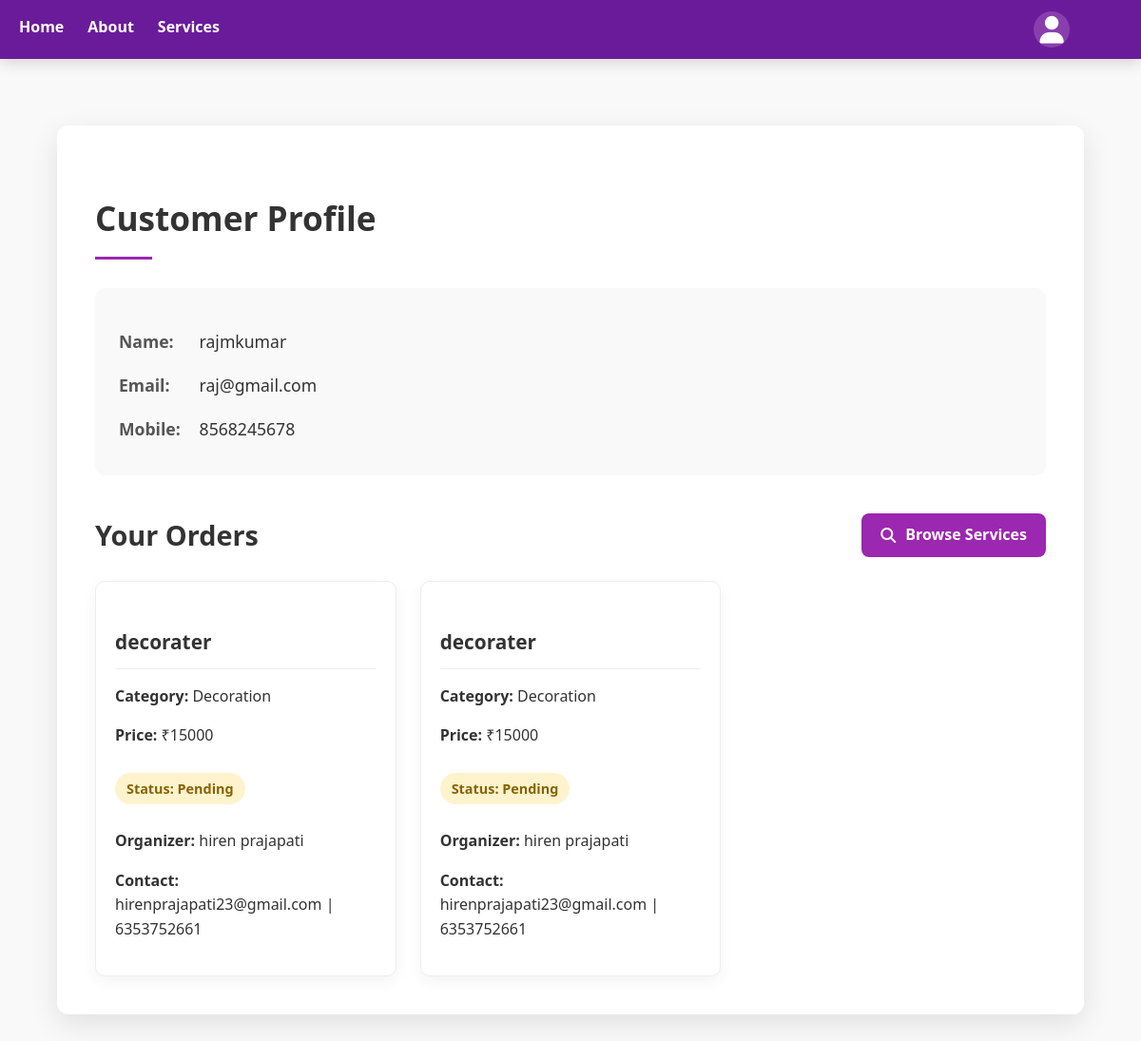
/profile/customer (signed in), run on the app's committed database.
### model.py (models this page shows)
class User(db.Model):
    id = db.Column(db.Integer, primary_key=True)
    role = db.Column(db.String(10))  # customer or organizer
    name = db.Column(db.String(100))
    email = db.Column(db.String(100), unique=True)
    mobile = db.Column(db.String(15))  # New field
    password = db.Column(db.String(200))

class Order(db.Model):
    id = db.Column(db.Integer, primary_key=True)
    customer_id = db.Column(db.Integer, db.ForeignKey('user.id'))
    service_id = db.Column(db.Integer, db.ForeignKey('service.id'))
    status = db.Column(db.String(20))
    service = db.relationship('Service', backref='orders')
    customer = db.relationship('User', backref='customer_orders')

class Service(db.Model):
    id = db.Column(db.Integer, primary_key=True)
    title = db.Column(db.String(100))
    category = db.Column(db.String(100))
    description = db.Column(db.Text)
    price = db.Column(db.Integer)
    image = db.Column(db.String(100))
    organizer_id = db.Column(db.Integer, db.ForeignKey('user.id'))
    organizer = db.relationship('User', backref='services')

### app.py (the view)
@app.route('/profile/customer')
def profile_customer():
    if 'user_id' not in session or session['role'] != 'customer':
        return redirect(url_for('login'))
    user = User.query.get(session['user_id'])
    orders = Order.query.filter_by(customer_id=user.id).all()
    return render_template('profile_customer.html', user=user, orders=orders)

### templates/profile_customer.html (shortened to what this page needs)
{% extends "layout.html" %}
{% block content %}
<div class="profile-container">
    <h2 class="profile-heading">Customer Profile</h2>
    <div class="profile-info">
        <p><strong>Name:</strong> {{ user.name }}</p>
        <p><strong>Email:</strong> {{ user.email }}</p>
        <p><strong>Mobile:</strong> {{ user.mobile }}</p>
    </div>
    <div class="section-header">
        <h3 class="section-heading">Your Orders</h3>
        <a href="{{ url_for('services') }}" class="action-button"><i class="fas fa-search"></i> Browse Services</a>
    </div>
    {% if orders %}
    <div class="orders-list">
        {% for order in orders %}
        <div class="order-card">
            <h4 class="order-title">{{ order.service.title }}</h4>
            <p><strong>Category:</strong> {{ order.service.category }}</p>
            <p><strong>Price:</strong> ₹{{ order.service.price }}</p>
            <p class="order-status {{ order.status.lower() }}"><strong>Status:</strong> {{ order.status }}</p>
            <p><strong>Organizer:</strong> {{ order.service.organizer.name }}</p>
            <p><strong>Contact:</strong> {{ order.service.organizer.email }} | {{ order.service.organizer.mobile }}</p>
        </div>
        {% endfor %}
    </div>
    {% else %}
    <p class="no-orders">No orders placed yet.</p>
    {% endif %}
</div>
{% endblock %}

### static/style.css (style rules this page uses)
body { margin: 0; font-family: 'Segoe UI', Tahoma, Geneva, Verdana, sans-serif; background-color: #f9f9f9; color: #333; line-height: 1.6; padding-top: 72px; }
.profile-container { max-width: 1000px; margin: 60px auto; padding: 40px; background-color: #fff; border-radius: 12px; box-shadow: 0 10px 30px rgba(0, 0, 0, 0.1); }
.profile-heading { font-size: 2.2rem; color: #333; margin-bottom: 30px; position: relative; padding-bottom: 15px; }
.profile-heading:after { content: ''; position: absolute; width: 60px; height: 3px; background-color: #9c27b0; bottom: 0; left: 0; }
.profile-info { background-color: #f9f9f9; border-radius: 10px; padding: 25px; margin-bottom: 40px; }
.profile-info p { margin-bottom: 10px; font-size: 1.1rem; }
.profile-info p strong { color: #555; display: inline-block; width: 80px; }
.section-header { display: flex; justify-content: space-between; align-items: center; margin-bottom: 25px; }
.section-heading { font-size: 1.8rem; color: #333; margin: 0; }
.action-button { display: inline-flex; align-items: center; gap: 10px; background-color: #9c27b0; color: white; padding: 10px 20px; border-radius: 8px; font-size: 1rem; font-weight: 600; text-decoration: none; transition: background-color 0.3s, transform 0.3s; }
.action-button i { font-size: 1rem; }
.orders-list, .services-list { display: grid; grid-template-columns: repeat(auto-fill, minmax(300px, 1fr)); gap: 25px; }
.order-card { background-color: #fff; border-radius: 10px; padding: 20px; box-shadow: 0 5px 15px rgba(0,0,0,0.05); transition: transform 0.3s ease, box-shadow 0.3s; border: 1px solid #eee; }
.order-title { font-size: 1.3rem; color: #333; margin-bottom: 15px; padding-bottom: 10px; border-bottom: 1px solid #eee; }
.order-status { display: inline-block; padding: 5px 12px; border-radius: 50px; font-weight: 600; margin: 10px 0; font-size: 0.9rem; }
.order-status.pending { background-color: #fff3cd; color: #856404; }

### data on the page
User: name "rajmkumar", email "raj@gmail.com", mobile "8568245678"
Order: service "decorater", service.category "Decoration", service.price "15000", status "Pending", service.organizer.name "hiren prajapati", service.organizer.email "hirenprajapati23@gmail.com", service.organizer.mobile "6353752661"
Order: service "decorater", service.category "Decoration", service.price "15000", status "Pending", service.organizer.name "hiren prajapati", service.organizer.email "hirenprajapati23@gmail.com", service.organizer.mobile "6353752661"
